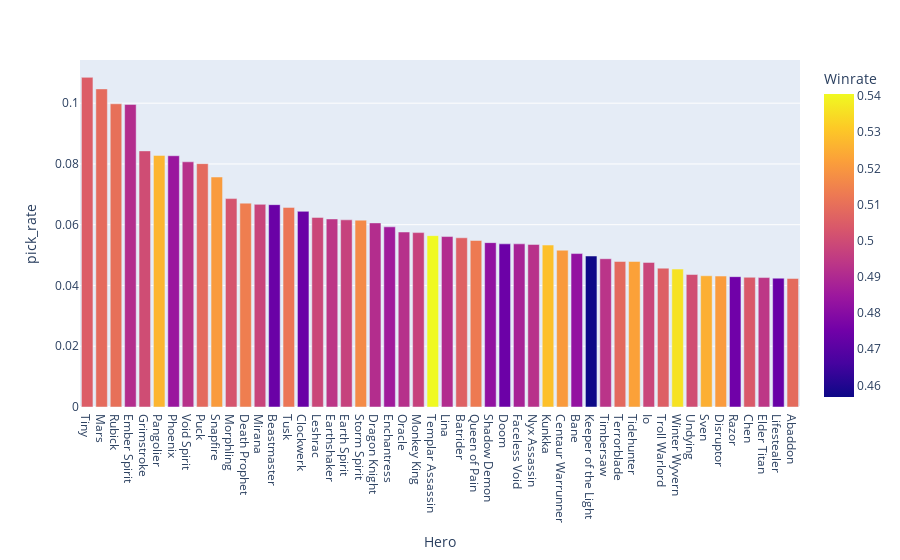

Notebook source saved alongside this figure:
### Code cell
#Bar chart showing the relationship between hero winrate and pickrate sorted by pickrate
px.bar(pickratewinrate.head(50), x = 'Hero', y = 'pick_rate', color='Winrate')

### Figure 1 — Plotly figure (JSON) as saved in the notebook; plotly's stock layout.template omitted (floating-point values rounded to 4 significant figures)
{"data": [{"alignmentgroup": "True", "hovertemplate": "Hero=%{x}<br>pick_rate=%{y}<br>Winrate=%{marker.color}<extra></extra>", "legendgroup": "", "marker": {"color": [0.5049, 0.5089, 0.5102, 0.4912, 0.5003, 0.5266, 0.4843, 0.4923, 0.5085, 0.5209, 0.5025, 0.5139, 0.4979, 0.4737, 0.5116, 0.4737, 0.4986, 0.4936, 0.4972, 0.517, 0.4911, 0.4857, 0.4922, 0.4971, 0.5405, 0.4909, 0.5061, 0.5129, 0.4823, 0.4742, 0.4879, 0.4926, 0.5292, 0.5208, 0.4826, 0.4568, 0.4931, 0.5083, 0.5224, 0.4982, 0.5055, 0.5361, 0.5006, 0.5254, 0.521, 0.475, 0.504, 0.494, 0.4733, 0.5087], "coloraxis": "coloraxis", "pattern": {"shape": ""}}, "name": "", "offsetgroup": "", "orientation": "v", "showlegend": false, "textposition": "auto", "type": "bar", "x": ["Tiny", "Mars", "Rubick", "Ember Spirit", "Grimstroke", "Pangolier", "Phoenix", "Void Spirit", "Puck", "Snapfire", "Morphling", "Death Prophet", "Mirana", "Beastmaster", "Tusk", "Clockwerk", "Leshrac", "Earthshaker", "Earth Spirit", "Storm Spirit", "Dragon Knight", "Enchantress", "Oracle", "Monkey King", "Templar Assassin", "Lina", "Batrider", "Queen of Pain", "Shadow Demon", "Doom", "Faceless Void", "Nyx Assassin", "Kunkka", "Centaur Warrunner", "Bane", "Keeper of the Light", "Timbersaw", "Terrorblade", "Tidehunter", "Io", "Troll Warlord", "Winter Wyvern", "Undying", "Sven", "Disruptor", "Razor", "Chen", "Elder Titan", "Lifestealer", "Abaddon"], "xaxis": "x", "y": [0.1085, 0.1047, 0.0998, 0.0996, 0.0843, 0.0828, 0.0827, 0.0807, 0.0801, 0.0757, 0.0686, 0.0671, 0.0667, 0.0666, 0.0657, 0.0644, 0.0624, 0.0619, 0.0616, 0.0615, 0.0606, 0.0593, 0.0576, 0.0574, 0.0564, 0.0561, 0.0557, 0.0548, 0.0541, 0.0537, 0.0537, 0.0535, 0.0533, 0.0516, 0.0505, 0.0497, 0.0488, 0.0479, 0.0479, 0.0476, 0.0457, 0.0454, 0.0436, 0.0432, 0.0431, 0.0429, 0.0427, 0.0426, 0.0424, 0.0423], "yaxis": "y"}], "layout": {"barmode": "relative", "coloraxis": {"colorbar": {"title": {"text": "Winrate"}}, "colorscale": [[0, "#0d0887"], [0.1111, "#46039f"], [0.2222, "#7201a8"], [0.3333, "#9c179e"], [0.4444, "#bd3786"], [0.5556, "#d8576b"], [0.6667, "#ed7953"], [0.7778, "#fb9f3a"], [0.8889, "#fdca26"], [1, "#f0f921"]]}, "legend": {"tracegroupgap": 0}, "margin": {"t": 60}, "xaxis": {"anchor": "y", "domain": [0, 1], "title": {"text": "Hero"}}, "yaxis": {"anchor": "x", "domain": [0, 1], "title": {"text": "pick_rate"}}}}
